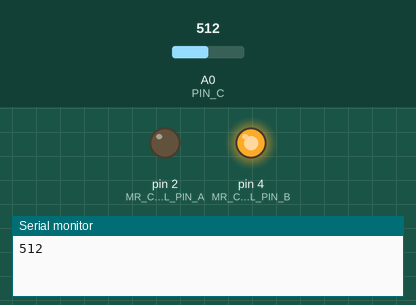
The sketch below on a simulated Arduino Uno, built with avr-gcc and run on an emulated ATmega328P. Shown: output pins drawn as LEDs (lit = HIGH), the last lines printed to the serial monitor. The inputs (shaded band) are chosen by the test bench; at power-on: A0 (PIN_C) = 512.

Above: at 0.3 s.
At 17.5 s:
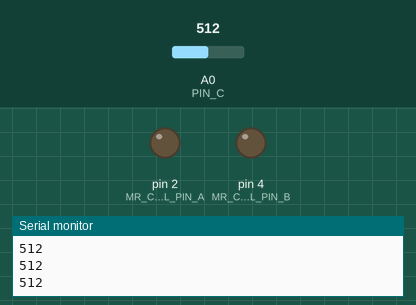
17.6 s: A0 (PIN_C) set to 587
19.1 s: A0 (PIN_C) set to 614
At 20.2 s:
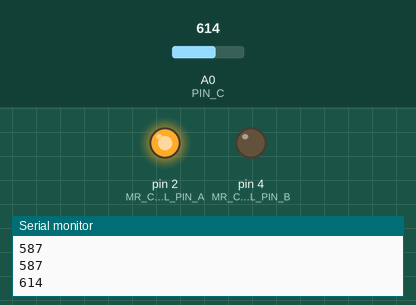
Timing chart, 0 to 38.8 s (numbered marks = the images above; inputs shaded):
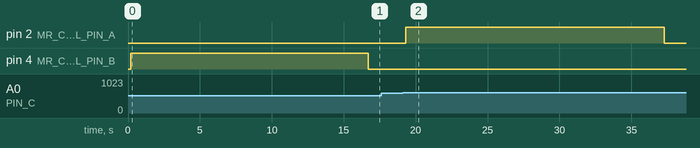

The sketch:

updated_final.ino
```cpp
const int MR_CONTROL_PIN_A=2;
const int MR_CONTROL_PIN_B=4;
int PIN_C=A0;
int d;
int check=0;
int check2=1;

void setup()
{ pinMode(PIN_C,INPUT);
  Serial.begin(9600);
  pinMode(MR_CONTROL_PIN_A, OUTPUT);
  pinMode(MR_CONTROL_PIN_B, OUTPUT);
}
void loop()
{
  d = analogRead(PIN_C);
  Serial.println(d);
  delay(200);
  if((d>600) && (check==1))
    {
     // ANTCLW
     digitalWrite(MR_CONTROL_PIN_A,HIGH);
     digitalWrite(MR_CONTROL_PIN_B,LOW);
     delay(18000);
     digitalWrite(MR_CONTROL_PIN_A,LOW);
     digitalWrite(MR_CONTROL_PIN_B,LOW);
     check2=1;
     check=0;
    }

 else if(d<600 && check2==1 && d!=0)
  {
      //CLW

     digitalWrite(MR_CONTROL_PIN_A,LOW);
     digitalWrite(MR_CONTROL_PIN_B,HIGH);
     check=1;

     delay(16500);
     digitalWrite(MR_CONTROL_PIN_A,LOW);
     digitalWrite(MR_CONTROL_PIN_B,LOW);
     check2=0;
   }
}
```

Measured:
- the behaviour switches between 600 and 601 on A0 (PIN_C) (found by bisection; images 1 and 2)
- after the input at 19.1 s, pin 2 (MR_CONTROL_PIN_A): LOW → HIGH after 0.20 s, → LOW 18.0 s later
